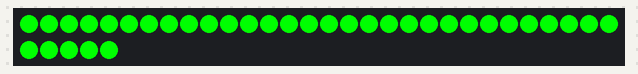
A sketch run on a simulated Arduino Mega 2560, built with avr-gcc and run on an emulated ATmega2560. On the bench: 35 RGB LEDs in strip order, left to right, continuing on the next row. Dim RGB values are drawn brighter than linear; random numbers use the default seed unless the sketch sets one.

Above: at 0.61 s.
At 4.04 s:
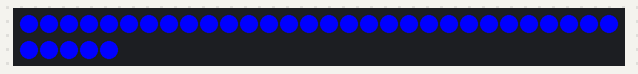
At 7.6 s:
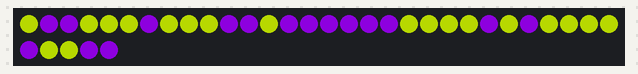
At 15.1 s:
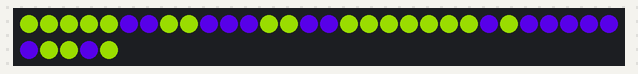
At 17.9 s:
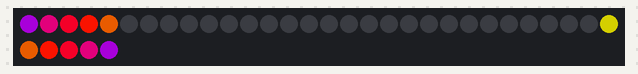
At 39.6 s:
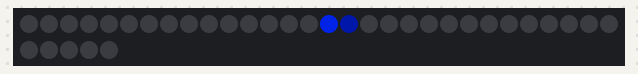

Measured:
- what the display in image 4 shows lasts 3.6 s, from 17.8 s to 21.4 s

The sketch:

SilverHatRunway.ino
```cpp
//#include <TimerOne.h>
//#include "Button.h"
#include "SPI.h"
#include "Adafruit_WS2801.h"

//
//  Siler Hat! - 35 Lights. This version does not use a keypad
//
/*****************************************************************************/
//
// Set Up Pins
//
// 2 pins for clock and data of lights. Reversed from usual!
//
#define dataPin 9       // 'yellow' wire
#define clockPin 8      // 'green' wire

#define numLights 35      // number of spikes on the hat

// framebuffers
uint32_t current_frame[numLights];
uint32_t next_frame[numLights];

// Set the first variable to the NUMBER of pixels.
Adafruit_WS2801 strip = Adafruit_WS2801(numLights, dataPin, clockPin);

// Hedgehog colors

int currColor  = 85;   // Starting foreground color
int currColor2 = 170;  // Starting background color
#define MaxColor 255    // Colors go from 0 to 255

// Shows

int f=0;       // indices to keep track of position within a show
int x=0;       // another counter
int temp;      // temporary place holder
int wait=6;    // index to keep track of delay time
#define maxWait 12     // Number of stored delay times

// Order of spines
byte SpineOrder[35] = {
        10,
   11,  20,   9,
     19,   21,
  12,18,23,22,8,
  13,17,24,25,7,
  14,16,27,26,6,
     15,28,5,
        29,
       30,4,
       31,3,
       32,2,
       33,1,
       34,0,
};

// Tail pattern
byte Tails[35] = {
         0,
    0,   0,   0,
      0,    0,
   0, 0, 0, 0,0,
   0, 0, 0, 0,0,
   0, 0, 0, 0,0,
      0, 0, 0,
        1,
       2,2,
       3,3,
       4,4,
       5,5,
       6,6,
};

// Hood Ring
byte Hood[35] = {
         1,
    2,   0,   2,
      0,    0,
   3, 0, 0, 0,3,
   4, 0, 0, 0,4,
   5, 0, 0, 0,5,
      6, 0, 6,
         0,
        0,0,
        0,0,
        0,0,
        0,0,
        0,0,
};

// Stripe Patten
byte Stripes[35] = {
         1,
    0,   2,   0,
      0,    0,
   0, 0, 3, 0,0,
   0, 0, 4, 0,0,
   0, 0, 5, 0,0,
      0, 6, 0,
         7,
        8,8,
        9,9,
        10,10,
        11,11,
        12,12,
};

void setup() {
  //Serial.begin(9600);
  //not sure if this is necessary but try it anyway
  randomSeed(analogRead(0));

  for (int i=0; i < numLights; i++) current_frame[i] = 0; // clear display

  // Start up the LED counter
  strip.begin();

  // Update the strip, to start they are all 'off'
  clear();
  strip.show();
}

void loop() {

  // Start with a fun random show

  switch(random(8)) {
    case 0:
      allOn(random(2,5));
      break;
    case 1:
      twocolor(random(1,5)*1000);
      break;
    case 2:
      rainbowshow(random(10,50));
      break;
    case 3:
      lightwave(random(2,5));
      break;
    case 4:
      lighttails(random(1,5)*1000);
      break;
    case 5:
      lighthood(random(1,5)*1000);
      break;
    case 6:
      centergradient(random(1,5)*1000);
      break;
    case 7:
      centerpulse(random(1,3));
      break;
  }
  // Then a break with all the lights off
  /*
  clear();
  strip.show();
  delay(random(1,4)*10000);  // Hopefully 10-1200 seconds
  */
}

/*
 * set all cells to black but don't call show yet
 * ignores buffering
 */
void clear() {
  for (int i=0; i<numLights; i++) {
    strip.setPixelColor(i, Color(0,0,0));
    setPixelColor(i, Color(0,0,0));
  }
}

/*
 * Fades lights to black over fade time
 */
void clearWithFade(int fadeTime) {
  for (int i=0; i<numLights; i++) {
    setPixelColor(i, Color(0,0,0));
  }
  morph_frame(fadeTime);
}

/*
 * All On
 *
 * Simply turns all the pixes on to a random color and then cycles
 *
 */

void allOn (int cycles) {
  int randcolor = random(MaxColor); // pick a random starting color

  for (int count = 0; count < cycles; count++) {
    for (int i=0; i < strip.numPixels(); i++) {
      setPixelColor(i, Wheel(randcolor));
    }
    morph_frame(GetDelayTime(wait));

    if (!random(100)) { if (wait++ > maxWait) wait = 0; }
    if (randcolor+=5 > MaxColor) randcolor = randcolor - MaxColor;
  }
  clearWithFade(1000);
}

/*
 * Stripe
 *
 * Put a stripe down the center Slowly color change
 *
 */
/*
void stripe(int cycles) {
  int randcolor = random(MaxColor); // pick a random starting color

  for (int count = 0; count < cycles; count++) {
   for (int i=0; i < numLights; i++) {
     if (centerstripe[i]) { setPixelColor(SpineOrder[i], Wheel(randcolor));
     } else { setPixelColor(SpineOrder[i], Color(0,0,0)); }
   }
   morph_frame(GetDelayTime(wait));

   if (!random(100)) { if (wait++ > maxWait) wait = 0; }
   if (randcolor+=10 > MaxColor) randcolor = randcolor - MaxColor;
  }
  clearWithFade(1000);
}*/

/*
 * randomcolors: turns each pixel on to a random color
 */

void randomcolors(long time) {
  for (int i=0; i < numLights; i++) setPixelColor(i, Wheel(random(MaxColor)));
  morph_frame(1000);
  delay(time);
  clearWithFade(1000);
}

/*
 * twocolor: turns each pixel on to either of two random colors
 */

void twocolor(long time) {
  int color1, color2, maxspacing;
  color1 = random(MaxColor);  // Set up color1
  color2 = color1 + random(25,MaxColor/2);  // Set up color2
  if (color2 > MaxColor) color2 = color2 - MaxColor;

  for (int i=0; i < numLights; i++) {
    if (random(2)) { setPixelColor(i, Wheel(color1)); }
    else { setPixelColor(i, Wheel(color2)); }
  }
  morph_frame(1000);
  delay(time);
  clearWithFade(1000);
}

/*
 * lighttails: turn on the tail lights to a gradient
 */

void lighttails(long time) {
  int color1 = random(MaxColor);  // Set up color1
  int spacing = random(2,20);   // Spacing between colors

  for (long t=time; t=t-500; t>0) {
    for (int i=0; i < numLights; i++) {
     if (!Tails[i]) { strip.setPixelColor(SpineOrder[i], Color(0,0,0)); }
     else { strip.setPixelColor(SpineOrder[i],
       Wheel((color1 + (spacing*Tails[i]) % MaxColor))); }
    }
    strip.show();
    delay(500);
    if (!random(5)) color1 = (color1 + random(5,20)) % MaxColor;
  }
}

/*
 * lighthood: ring the hood with one color; fill everything else with another color
 */

void lighthood(long time) {
  int color1 = random(MaxColor);  // Set up color1
  int color2;
  int spacing = random(2,20);   // Spacing between colors

  if (random(3)) color2 = 0;
  else color2 = random(MaxColor); // Set up color2

  for (long t=time; t=t-500; t>0) {
    for (int i=0; i < numLights; i++) {
     if (!Hood[i]) { strip.setPixelColor(SpineOrder[i], Wheel(color2)); }
     else { strip.setPixelColor(SpineOrder[i],
       Wheel((color1 + (spacing*Hood[i]) % MaxColor))); }
    }
    strip.show();
    delay(500);
    if (!random(5)) color1 = (color1 + random(5,20)) % MaxColor;
  }
}

/*
 * centergradient: turn on the central spine with a light gradient
 */

void centergradient(long time) {
  int color1 = random(MaxColor);  // Set up color1
  int spacing = random(2,6);   // Spacing between colors

  for (long t=time; t=t-500; t>0) {
    for (int i=0; i < numLights; i++) {
     if (!Stripes[i]) { strip.setPixelColor(SpineOrder[i], Color(0,0,0)); }
     else { strip.setPixelColor(SpineOrder[i],
       Wheel((color1 + (spacing*Stripes[i]) % MaxColor))); }
    }
    strip.show();
    delay(500);
    if (!random(5)) color1 = (color1 + random(5,20)) % MaxColor;
  }
}

/*
 * centerpulse - One pixel travelling down the center spine
 */

void centerpulse(int cycles) {
  int randcolor;

  if(!random(5)) { randcolor = 1; }  // White!
  else { randcolor = random(0, MaxColor); } // pick a random starting color

  for (int count = 0; count < cycles; count++) {
    for (int i=1; i < 13; i++) {  // Where we are on the center spine
      for (int j=0; j < strip.numPixels(); j++) {
        if (Stripes[j] == i) { setPixelColor(SpineOrder[j], Wheel(randcolor)); }
        else { setPixelColor(SpineOrder[j], Color(0,0,0)); }
      }
      morph_frame(GetDelayTime(wait));
      if (!random(100)) { if (wait++ > maxWait) wait = 0; }
      if (!random(10)) {
        if (randcolor+=5 > MaxColor) randcolor = randcolor - MaxColor;
      }
    }
  }
}

/*
 * randomfill: randomly fills in pixels from blank to all on
 * then takes them away random until blank
 */

void randomfill(int cycles) {
  int i, j, save;
  byte shuffle[numLights];  // Will contain a shuffle of 0 to totPixels
  byte randcolor;

  for (int count = 0; count < cycles; count++) {
    if(!random(5)) { randcolor = 1; }  // White!
    else { randcolor = random(0, MaxColor); } // pick a random starting color

    // Shuffle sort to determine order to turn on lights
    for (i=0; i < numLights; i++) shuffle[i] = i; // before shuffle
    for (i=0; i < numLights; i++) {  // here's position
      j = random(numLights);       // there's position
      save = shuffle[i];
      shuffle[i] = shuffle[j];     // first swap
      shuffle[j] = save;           // second swap
    }
    // Blank the screen
    clear();
    strip.show();
    delay(GetDelayTime(wait));

    // Turn on lights one at a time
    for (i=0; i < numLights; i++) {
      setPixelColor(shuffle[i], Wheel(randcolor));
      morph_frame(GetDelayTime(wait));
    }
    // Turn off lights one at a time
    for (i=0; i < numLights; i++) {
      setPixelColor(shuffle[numLights-i-1], Color(0,0,0));
      morph_frame(GetDelayTime(wait));
    }
    // Possibly new delay
    if (!random(2)) { wait = random(0,maxWait); }
  }
}

/*
 * rainbowshow: fills the spines with a gradient rainbow
 * over time, the starting color changes
 */

void rainbowshow(int cycles) {
  int frame = random(MaxColor);  // Starting position for pixel 0

  for (int count = 0; count < cycles; count++) {
    for (int i=0; i < strip.numPixels(); i++) {
      // tricky math! we use each pixel as a fraction of the full 96-color wheel
      // (thats the i / strip.numPixels() part)
      // 24 and division is to get the repeat pattern just right
      // the % 96 is to make the wheel cycle around
      strip.setPixelColor(i, Wheel(((i*256 / strip.numPixels()) + frame) % 256) );
    }
    strip.show();   // write all the pixels out
    delay(50);
    if (frame+=15 > MaxColor) frame = frame - MaxColor;
  }
}

/*
 * visit each light in order and illuminate its neighbors
 * ignores buffering
 */
void unit_test() {

  for (int i=0; i<numLights; i++) {
    clear();
    strip.setPixelColor(SpineOrder[i], Color(255,0,0));
    strip.show();
    delay(500);
  }
}

/*
 * lightwave - Just one traveling pixel
 */

void lightwave(int cycles) {
  int randcolor;

  if(!random(5)) { randcolor = 1; }  // White!
  else { randcolor = random(0, MaxColor); } // pick a random starting color

  for (int count = 0; count < cycles; count++) {
    for (int i=0; i < strip.numPixels(); i++) {
      for (int j=0; j < strip.numPixels(); j++) {
        if (i == j) { setPixelColor(j, Wheel(randcolor)); }
        else { setPixelColor(j, Color(0,0,0)); }
      }
      morph_frame(GetDelayTime(wait));
      if (!random(100)) { if (wait++ > maxWait) wait = 0; }
      if (!random(10)) {
        if (randcolor+=5 > MaxColor) randcolor = randcolor - MaxColor;
      }
    }
  }
}

//
// Frame displays. Basically gradually changes image from previous frame to next frame.
// More pleasing to the eye.
//
// Code from Greg and Robie
//

void draw_frame(int delay_ms) {
  for (int i = 0; i < numLights; i++) {
    strip.setPixelColor(i, next_frame[i] & 0xffffff);
    current_frame[i] = next_frame[i];
  }
  strip.show();
  delay(delay_ms);
}

void draw_frame() {
  draw_frame(250);
}

#define FRAME_MSEC 100
#define MORPH_STEPS 25
#define STEP_LENGTH 10

void morph_frame(int msec) {
  int steps = msec / STEP_LENGTH;
  int deltas[numLights][3];
  for (int i = 0; i < numLights; i++) {
    for (int j = 0; j < 3; j++) {
      uint32_t old_color = (current_frame[i] >> (j * 8)) & 0xff;
      uint32_t new_color = (next_frame[i] >> (j * 8)) & 0xff;
      deltas[i][j] = (int)new_color - (int)old_color;
    }
  }

  for (int t = 1; t < steps; t++) {
    for (int i = 0; i < numLights; i++) {
      uint32_t color = 0;
      for (int j = 0; j < 3; j++) {
        uint32_t old_color = (current_frame[i] >> (j * 8)) & 0xff;
        color |= ((old_color + (deltas[i][j] * t / steps)) & 0xff) << (8 * j);
      }
      strip.setPixelColor(i, color);
    }
    strip.show();
    delay(STEP_LENGTH);
  }
  for (int i = 0; i < numLights; i++) {
    current_frame[i] = next_frame[i];
    strip.setPixelColor(i, current_frame[i]);
  }
  strip.show();
  delay(STEP_LENGTH);
}

void setPixelColor(int pos, uint32_t color) {
  next_frame[pos] = color;
}

void fill(uint32_t color) {
  for (int i = 0; i < numLights; i++) {
    setPixelColor(i, color);
  }
}

/*
 * Get Delay Time - Returns a delay time from an array.
 */

int GetDelayTime(int wait) {
  int DelayValues[maxWait] = { 10, 20, 40, 60, 80, 100, 150, 200, 300, 500, 750, 1000 };
  if (wait < maxWait) { return (DelayValues[wait]); } else { return (DelayValues[maxWait]); }
}

void rainbow(uint8_t wait) {
  int i, j;

  for (j=0; j < 96 * 3; j++) {     // 3 cycles of all 96 colors in the wheel
    for (i=0; i < strip.numPixels(); i++) {
      strip.setPixelColor(i, Wheel( (i + j) % 96));
    }
    strip.show();   // write all the pixels out
    delay(wait);
  }
}

// Slightly different, this one makes the rainbow wheel equally distributed
// along the chain
void rainbowCycle(uint8_t frame, uint8_t wait) {
  int i;
  for (i=0; i < strip.numPixels(); i++) {
      // tricky math! we use each pixel as a fraction of the full 96-color wheel
      // (thats the i / strip.numPixels() part)
      // 24 and division is to get the repeat pattern just right
      // the % 96 is to make the wheel cycle around
     strip.setPixelColor(i, Wheel(((i*24 / strip.numPixels()) + frame) % 96) );
  }
  strip.show();   // write all the pixels out
  delay(wait);
}

// fill the dots one after the other with said color
// good for testing purposes
void colorWipe(uint16_t c, uint8_t wait) {
  int i;

  for (i=0; i < strip.numPixels(); i++) {
      strip.setPixelColor(i, c);
  }
  strip.show();
  delay(wait);
}


/* Helper functions */

// Create a 24 bit color value from R,G,B
uint32_t Color(byte r, byte g, byte b)
{
  uint32_t c;
  c = r;
  c <<= 8;
  c |= g;
  c <<= 8;
  c |= b;
  return c;
}

//Input a value 0 to 255 to get a color value.
//The colours are a transition r - g -b - back to r
uint32_t Wheel(byte WheelPos)
{
  if (WheelPos == 0) return Color(0,0,0);       // Black
  if (WheelPos == 1) return Color(255,255,255); // White

  if (WheelPos < 85) {
   return Color(WheelPos * 3, 255 - WheelPos * 3, 0);
  } else if (WheelPos < 170) {
   WheelPos -= 85;
   return Color(255 - WheelPos * 3, 0, WheelPos * 3);
  } else {
   WheelPos -= 170;
   return Color(0, WheelPos * 3, 255 - WheelPos * 3);
  }
}

//Input a value 0 to 255 to get a color value.
//The colours are a transition r - g -b - back to r
//Furthermore, the colors are attenuated:
//3=full strength, 2=2/3rd strength, 1=1/3rd strength, 0=barely on
uint32_t GradientWheel(byte WheelPos, int strength)
{
  int r,g,b;
  int s[4] = { 2, 10, 50, 255 };  // This is the attenuation percent

  if (WheelPos < 85) {
   r = WheelPos * 3;
   g = 255 - WheelPos *3;
   b = 0;
  } else if (WheelPos < 170) {
   WheelPos -= 85;
   r = 255 - WheelPos *3;
   g = 0;
   b = WheelPos * 3;
  } else {
   WheelPos -= 170;
   r = 0;
   g = WheelPos * 3;
   b = 255 - WheelPos *3;
  }

  // Attenuate r,g,b
  r = r * s[strength] / 100;
  g = g * s[strength] / 100;
  b = b * s[strength] / 100;
  return Color(r,g,b);
}
```
